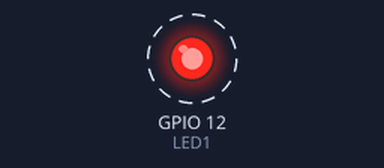
The program below on a simulated ESP32. On the bench: output pins drawn as LEDs (lit = HIGH). Dashed ring = blinking. What the program prints to the serial monitor is not drawn.

Above: at 0.5 s.
Timing chart, 0 to 4.6 s (numbered marks = the images above):
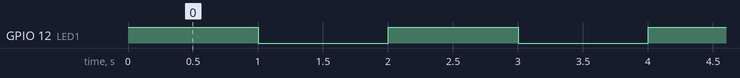

Measured:
- by itself, GPIO 12 (LED1): alternates HIGH for 1.0 s and LOW for 1.0 s

The program:

main.cpp
```cpp
#include <Arduino.h>

#define LED1 12

void setup() {
  //initialize digital pin LED1 as an output
  pinMode(LED1, OUTPUT);
  Serial.begin(9600);
}

//the loop function runs over an over again forever
void loop() {
  digitalWrite(LED1, HIGH); // turn the LED on (HIGH is the voltage level)
  Serial.println("LED HIGH");
  delay(1000); //wait for a second
  digitalWrite(LED1, LOW); //turn the LED off by making the voltage low
  delay(1000); //wait for a second
}
```
